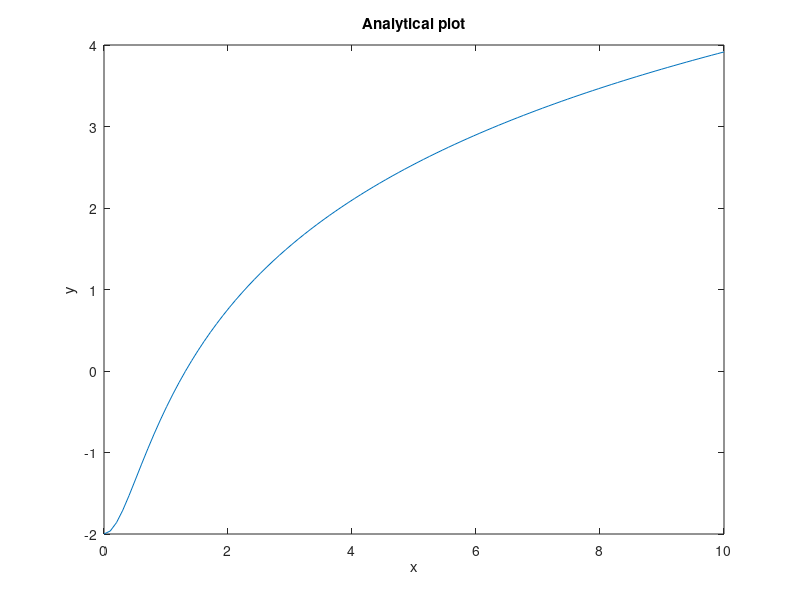

MATLAB code for this plot: (Note: this script raises an error after producing the figure.)

%Analytical
t = linspace(0,10);
f = @(t) log((t.^2)/2 + 1/(exp(2)));
y = f(t);
figure(1)
plot(t,y)
title('Analytical plot')
xlabel('x')
ylabel('y')

%Numerical
[t z] = ode45(@fun,[0 10], -2);
figure(2)
plot (t,z)
title('ODE45')
xlabel('x')
ylabel('y')
function dz = fun(t,z)
dz = t.*exp(-z);
end